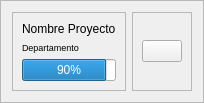
                                     <widget class="QFrame" name="frame_70">
                                      <property name="frameShape">
                                       <enum>QFrame::Shape::StyledPanel</enum>
                                      </property>
                                      <property name="frameShadow">
                                       <enum>QFrame::Shadow::Raised</enum>
                                      </property>
                                      <layout class="QHBoxLayout" name="horizontalLayout_41">
                                       <item>
                                        <layout class="QHBoxLayout" name="horizontalLayout_42">
                                         <item>
                                          <widget class="QFrame" name="frame_71">
                                           <property name="frameShape">
                                            <enum>QFrame::Shape::StyledPanel</enum>
                                           </property>
                                           <property name="frameShadow">
                                            <enum>QFrame::Shadow::Raised</enum>
                                           </property>
                                           <layout class="QVBoxLayout" name="verticalLayout_98">
                                            <item>
                                             <layout class="QVBoxLayout" name="verticalLayout_99">
                                              <item>
                                               <widget class="QLabel" name="label_112">
                                                <property name="text">
                                                 <string>Nombre Proyecto</string>
                                                </property>
                                               </widget>
                                              </item>
                                              <item>
                                               <widget class="QLabel" name="label_113">
                                                <property name="font">
                                                 <font>
                                                  <pointsize>7</pointsize>
                                                  <bold>false</bold>
                                                 </font>
                                                </property>
                                                <property name="text">
                                                 <string>Departamento</string>
                                                </property>
                                               </widget>
                                              </item>
                                              <item>
                                               <widget class="QProgressBar" name="progressBar_16">
                                                <property name="value">
                                                 <number>90</number>
                                                </property>
                                               </widget>
                                              </item>
                                             </layout>
                                            </item>
                                           </layout>
                                          </widget>
                                         </item>
                                         <item>
                                          <widget class="QFrame" name="frame_72">
                                           <property name="maximumSize">
                                            <size>
                                             <width>100</width>
                                             <height>16777215</height>
                                            </size>
                                           </property>
                                           <property name="frameShape">
                                            <enum>QFrame::Shape::StyledPanel</enum>
                                           </property>
                                           <property name="frameShadow">
                                            <enum>QFrame::Shadow::Raised</enum>
                                           </property>
                                           <layout class="QVBoxLayout" name="verticalLayout_100">
                                            <item>
                                             <layout class="QVBoxLayout" name="verticalLayout_101">
                                              <item>
                                               <widget class="QPushButton" name="pushButton_29">
                                                <property name="text">
                                                 <string/>
                                                </property>
                                                <property name="icon">
                                                 <iconset theme="QIcon::ThemeIcon::EditDelete"/>
                                                </property>
                                               </widget>
                                              </item>
                                             </layout>
                                            </item>
                                           </layout>
                                          </widget>
                                         </item>
                                        </layout>
                                       </item>
                                      </layout>
                                     </widget>
